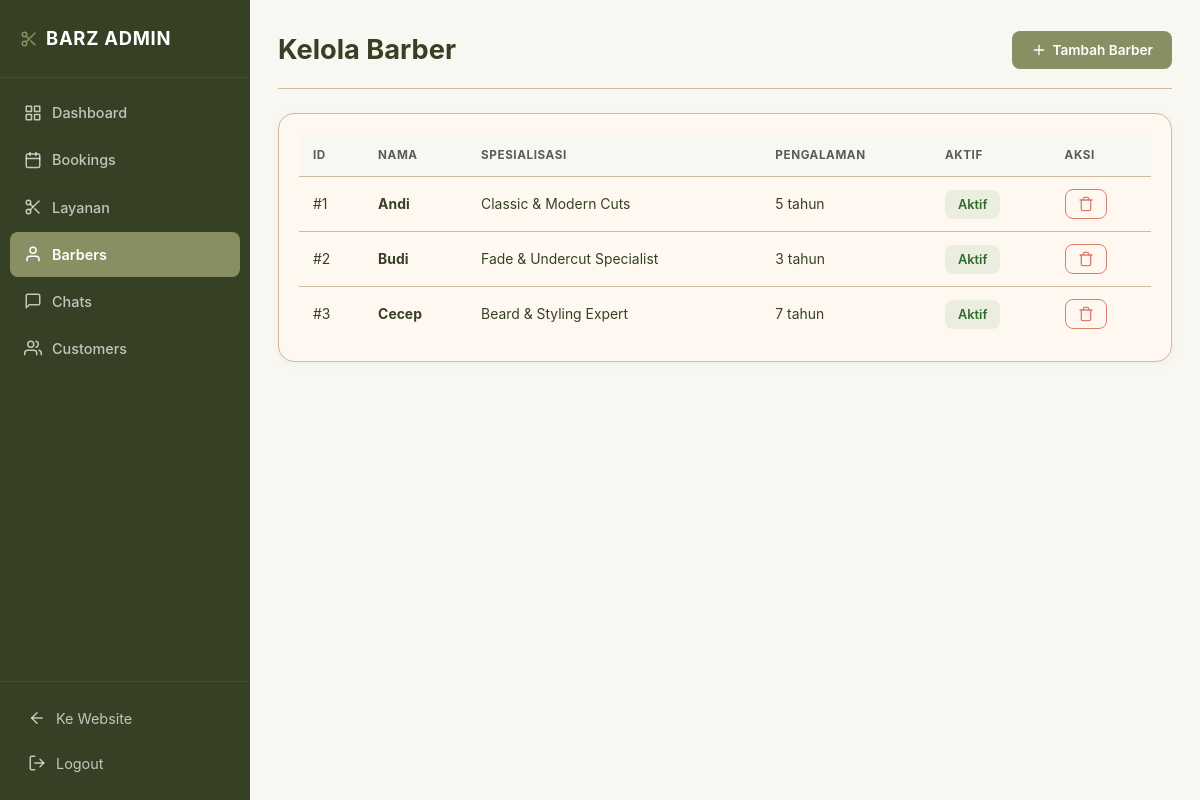
Screenshot of /admin/barbers.php (signed in) with the database file from the repository.
### tables this page shows
CREATE TABLE barbers (
    id INT AUTO_INCREMENT PRIMARY KEY,
    name VARCHAR(100) NOT NULL,
    photo VARCHAR(255),
    specialization VARCHAR(255),
    experience_years INT DEFAULT 0,
    is_active BOOLEAN DEFAULT TRUE,
    created_at TIMESTAMP DEFAULT CURRENT_TIMESTAMP,
    updated_at TIMESTAMP DEFAULT CURRENT_TIMESTAMP ON UPDATE CURRENT_TIMESTAMP,
    INDEX idx_active (is_active)
);

### admin/barbers.php (the view, shortened to what this page needs)
<?php
$db = getDB();
$barbers = $db->query("SELECT * FROM barbers ORDER BY name")->fetch_all(MYSQLI_ASSOC);
?>
<div class="page">
    <div class="page-top">
        <h1>Kelola Barber</h1>
        <button class="btn btn-p" onclick="document.getElementById('addBarberModal').showModal()">
            <svg class="ic" viewBox="0 0 24 24"><line x1="12" y1="5" x2="12" y2="19"/><line x1="5" y1="12" x2="19" y2="12"/></svg> Tambah Barber
        </button>
    </div>
    <div class="card">
        <div class="card-b">
            <div class="twrap">
                <table>
                    <thead>
                        <tr>
                            <th>ID</th>
                            <th>Nama</th>
                            <th>Spesialisasi</th>
                            <th>Pengalaman</th>
                            <th>Aktif</th>
                            <th>Aksi</th>
                        </tr>
                    </thead>
                    <tbody>
                        <?php foreach ($barbers as $barber): ?>
                        <tr>
                            <td>#<?php echo $barber['id']; ?></td>
                            <td><strong><?php echo htmlspecialchars($barber['name']); ?></strong></td>
                            <td><?php echo htmlspecialchars($barber['specialization']); ?></td>
                            <td><?php echo $barber['experience_years']; ?> tahun</td>
                            <td>
                                <form method="POST" style="display:inline">
                                    <button type="submit" name="toggle_barber" class="btn btn-s <?php echo $barber['is_active'] ? 'btn-g' : 'btn-o'; ?>">
                                        <?php echo $barber['is_active'] ? 'Aktif' : 'Nonaktif'; ?>
                                    </button>
                                </form>
                            </td>
                            <td>
                                <form method="POST" style="display:inline" onsubmit="return confirm('Yakin hapus barber ini?')">
                                    <button type="submit" name="delete_barber" class="btn btn-s btn-d" aria-label="Hapus barber">
                                        <svg class="ic" viewBox="0 0 24 24"><polyline points="3 6 5 6 21 6"/><path d="M19 6v14a2 2 0 0 1-2 2H7a2 2 0 0 1-2-2V6m3 0V4a2 2 0 0 1 2-2h4a2 2 0 0 1 2 2v2"/></svg>
                                    </button>
                                </form>
                            </td>
                        </tr>
                        <?php endforeach; ?>
                    </tbody>
                </table>
            </div>
        </div>
    </div>
</div>
<?php
include __DIR__ . '/layout.php';
?>

### admin/assets/css/admin.css (style rules this page uses)
:root { --bg:#F9F7F2; --surface:#FFF8F0; --ink:#354024; --muted:#5A5A5A; --accent:#889063; --accent-hi:#767E54; --taupe:#C9A876; --cafe:#4C3D19; --bone:#E5D7C4; --ok:#6FA86F; --bad:#D97F6E; --line:#CFBB99; --dark:#354024; --sbw:250px; --r-card:16px; --r-btn:16px; --r-in:4px; --sh:0 2px 8px rgba(0,0,0,.04); --sh-up:0 8px 24px rgba(0,0,0,.14); --font:-apple-system,BlinkMacSystemFont,"Segoe UI",Roboto,"Helvetica Neue",Arial,"Noto Sans",sans-serif; }
*,*::before,*::after { box-sizing:border-box;margin:0;padding:0 }
html { font-size:16px }
body { font-family:var(--font);background:var(--bg);color:var(--ink);line-height:1.6;-webkit-font-smoothing:antialiased;overflow-x:hidden }
h1,h2,h3,h4 { font-family:var(--font) }
svg.ic { width:18px;height:18px;flex:none;fill:none;stroke:currentColor;stroke-width:2;stroke-linecap:round;stroke-linejoin:round }
.page { padding:28px;max-width:1200px }
.page-top { display:flex;justify-content:space-between;align-items:center;gap:12px;flex-wrap:wrap;margin-bottom:24px;padding-bottom:16px;border-bottom:1px solid var(--line) }
.page-top h1 { font-size:1.7rem }
.card { background:var(--surface);border:1px solid var(--line);border-radius:var(--r-card);box-shadow:var(--sh);overflow:hidden;margin-bottom:20px }
.card-b { padding:20px }
.twrap { overflow-x:auto }
table { width:100%;border-collapse:collapse }
th,td { padding:12px 14px;text-align:left;border-bottom:1px solid var(--line);font-size:.87rem }
thead th { font-size:.73rem;text-transform:uppercase;letter-spacing:.05em;color:var(--muted);background:var(--bg) }
tbody tr:last-child td { border-bottom:0 }
.btn { display:inline-flex;align-items:center;gap:6px;padding:10px 18px;border-radius:8px;font-size:.85rem;font-weight:600;text-decoration:none;cursor:pointer;border:1px solid transparent;transition:background 200ms,color 200ms,border-color 200ms;font-family:var(--font) }
.btn svg.ic { width:16px;height:16px }
.btn-p { background:var(--accent);color:#fff }
.btn-d { background:transparent;color:var(--bad);border-color:var(--bad) }
.btn-g { background:rgba(111,168,111,.14);color:#2d6a2d }
.btn-s { padding:6px 12px;font-size:.8rem }

### rows the page displays
barbers: id "1", name "Andi", specialization "Classic & Modern Cuts", experience_years "5", is_active "Aktif"
barbers: id "2", name "Budi", specialization "Fade & Undercut Specialist", experience_years "3", is_active "Aktif"
barbers: id "3", name "Cecep", specialization "Beard & Styling Expert", experience_years "7", is_active "Aktif"
